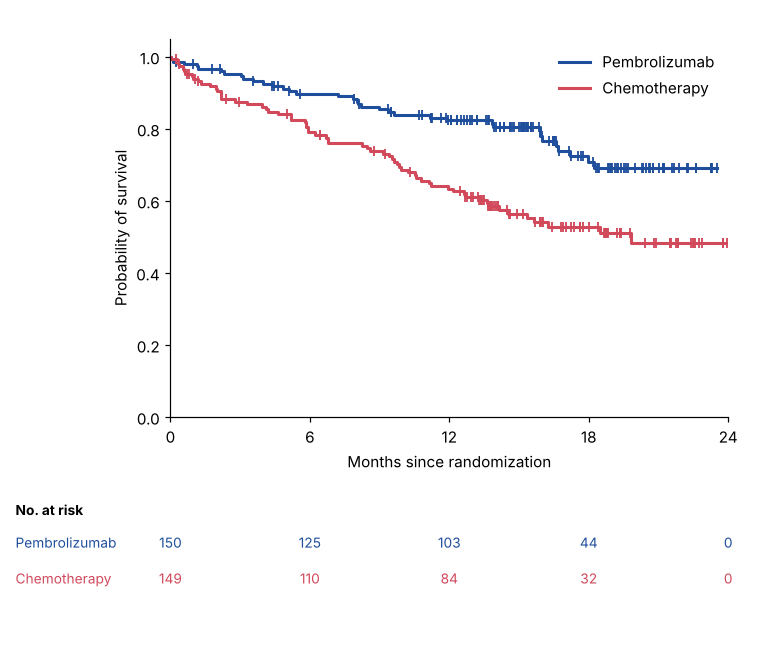
#> input picture priorart-lens/data/llm_test/synthetic/synthetic_1.png, 774 x 652 px
$ python -i rectify.py   (imports and definitions only)
#> lines starting #> are read from the running program, lines starting #| are printed output that depends on the picture; after the words box and inside, x2 and y2 are one past the last pixel; in counts of white or black regions, pixels touching at a corner belong together
"""Step 1: undo camera perspective.

Find the sheet of paper / screen (the biggest bright quadrilateral) and warp it
flat. Returns the flattened image and the homography photo -> flat, so results
can be projected back onto the original photo for the AR-style overlay.
"""
from __future__ import annotations

import cv2
import numpy as np


def _order_corners(pts: np.ndarray) -> np.ndarray:
    pts = pts.reshape(4, 2).astype(np.float32)
    s, d = pts.sum(1), np.diff(pts, axis=1).ravel()
    return np.float32([pts[s.argmin()], pts[d.argmin()], pts[s.argmax()], pts[d.argmax()]])


def find_page(img: np.ndarray, min_area_frac: float = 0.2):
    """Return 4 ordered corners of the page, or None if no clear page is found."""
#> called with min_area_frac = 0.2
    h, w = img.shape[:2]
#> h = 652; w = 774
    scale = 800 / max(h, w)
#> scale = 1.03
    small = cv2.resize(img, None, fx=scale, fy=scale) if scale < 1 else img.copy()
    s = scale if scale < 1 else 1.0
#> s = 1

    gray = cv2.cvtColor(small, cv2.COLOR_RGB2GRAY)
    gray = cv2.GaussianBlur(gray, (5, 5), 0)
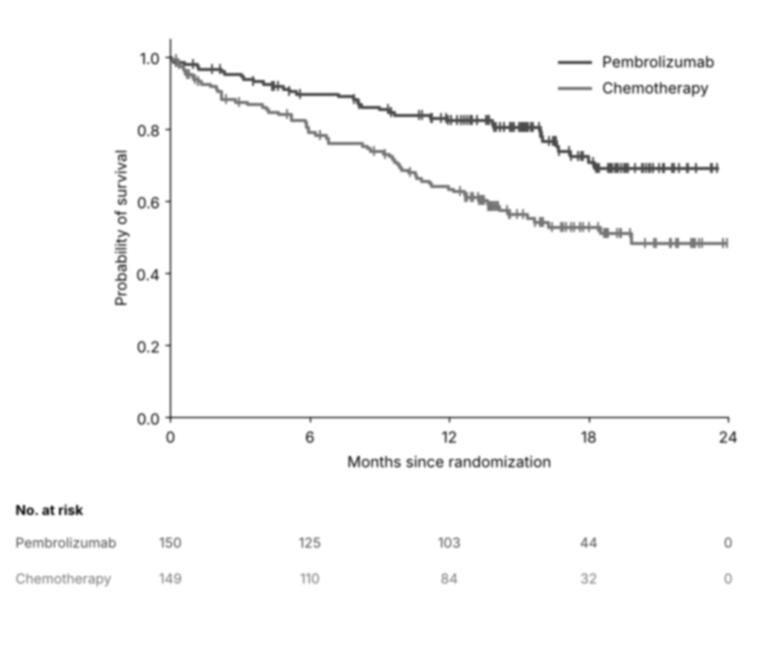
#> gray: shape (652, 774); min 34, max 255, mean 250.7
    # bright paper on darker background
    _, th = cv2.threshold(gray, 0, 255, cv2.THRESH_BINARY + cv2.THRESH_OTSU)
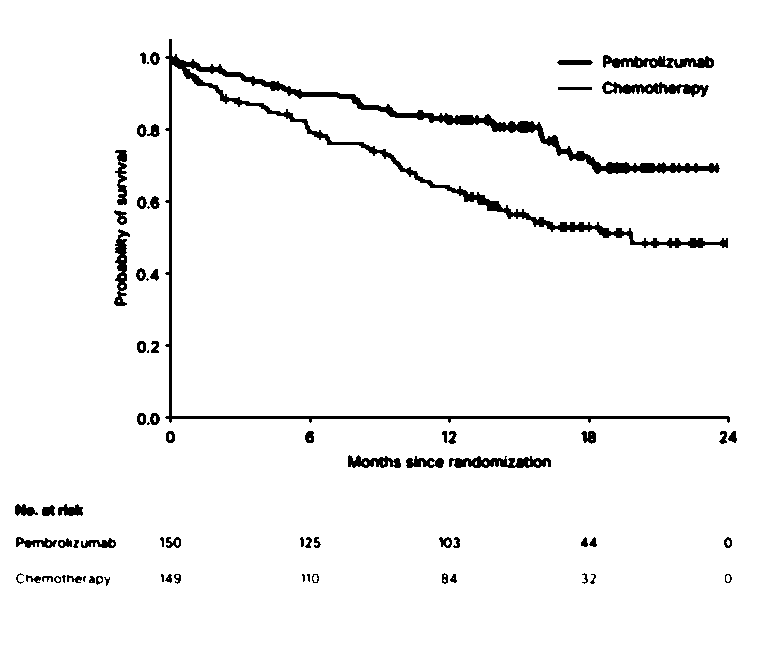
#> th: shape (652, 774); 96.2% white; 73 black regions (10 under 20 px), largest, box (x1, y1, x2, y2) and area: (165, 39, 730, 423) 10550, (603, 55, 714, 68) 863, (602, 81, 709, 97) 828
    th = cv2.morphologyEx(th, cv2.MORPH_CLOSE, np.ones((9, 9), np.uint8))
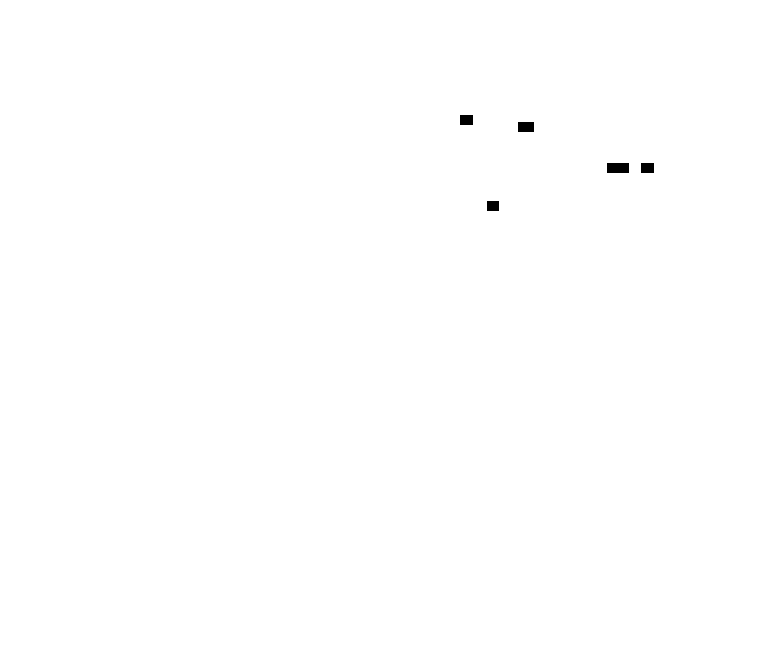
#> th: shape (652, 774); 99.8% white; 5 black regions, box (x1, y1, x2, y2) and area: (607, 163, 629, 173) 220, (518, 122, 534, 132) 160, (460, 115, 473, 125) 130, (641, 163, 654, 173) 130, (487, 201, 499, 211) 120
    contours, _ = cv2.findContours(th, cv2.RETR_EXTERNAL, cv2.CHAIN_APPROX_SIMPLE)
#> contours = [[[0, 0], [0, 651], [773, 651], [773, 0]]]
    best = None
    for c in sorted(contours, key=cv2.contourArea, reverse=True)[:5]:
        area = cv2.contourArea(c)
        if area < min_area_frac * small.shape[0] * small.shape[1]:
            break
        if area > 0.97 * small.shape[0] * small.shape[1]:
            continue  # whole frame: image is already flat
        approx = cv2.approxPolyDP(c, 0.02 * cv2.arcLength(c, True), True)
        if len(approx) == 4 and cv2.isContourConvex(approx):
            best = approx
            break
#> this loop made 1 pass
#> (c, area) on pass 1: ([[0, 0], [0, 651], [773, 651], [773, 0]], 503223)
    if best is None:
        return None
    return _order_corners(best / s)


def rectify(img: np.ndarray):
    """Flatten the page. Returns (flat_img, H_photo_to_flat, found: bool)."""
    corners = find_page(img)
    if corners is None:
        return img, np.eye(3), False
    tl, tr, br, bl = corners
    W = int(max(np.linalg.norm(tr - tl), np.linalg.norm(br - bl)))
    H = int(max(np.linalg.norm(bl - tl), np.linalg.norm(br - tr)))
    dst = np.float32([[0, 0], [W - 1, 0], [W - 1, H - 1], [0, H - 1]])
    M = cv2.getPerspectiveTransform(corners, dst)
    flat = cv2.warpPerspective(img, M, (W, H), flags=cv2.INTER_CUBIC)
    # flatten lighting a little so color thresholds behave
    return flat, M, True

>>> import cv2
>>> picture = cv2.cvtColor(cv2.imread('../data/llm_test/synthetic/synthetic_1.png'), cv2.COLOR_BGR2RGB)
>>> result = rectify(picture)

$ run again, on priorart-lens/data/llm_test/synthetic/synthetic_4.png
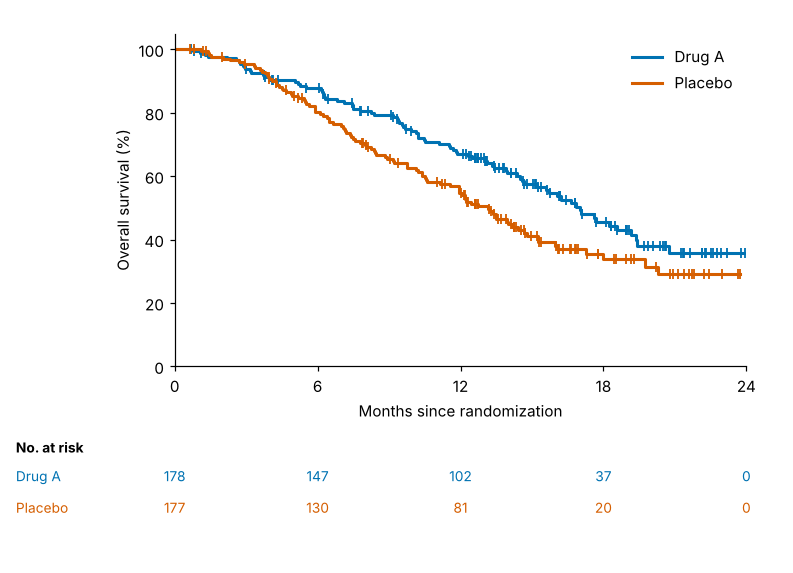
#> input picture priorart-lens/data/llm_test/synthetic/synthetic_4.png, 793 x 573 px
#> in find_page, `gray = cv2.cvtColor(small, cv2.COLOR_RGB2GRAY)`:
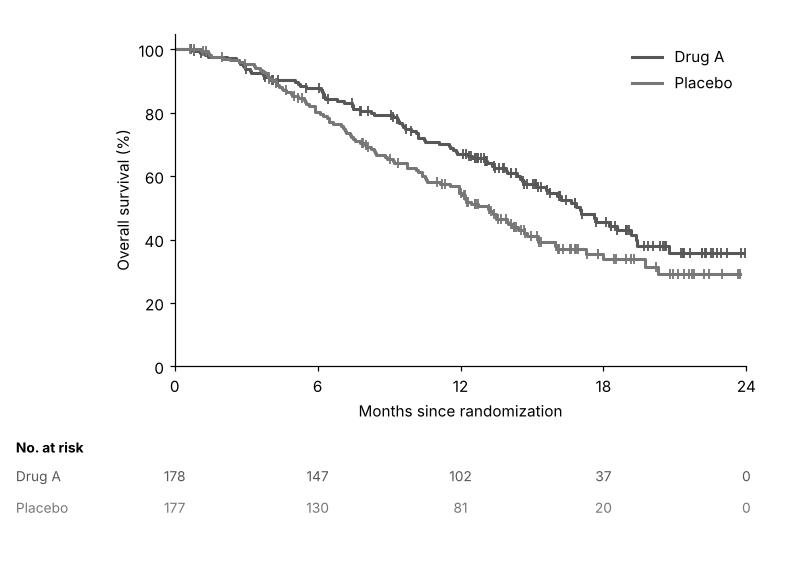
#> gray: shape (573, 793); min 0, max 255, mean 250.7
#> in find_page, `_, th = cv2.threshold(gray, 0, 255, cv2.THRESH_BINARY + cv2.THRESH_OTSU)`:
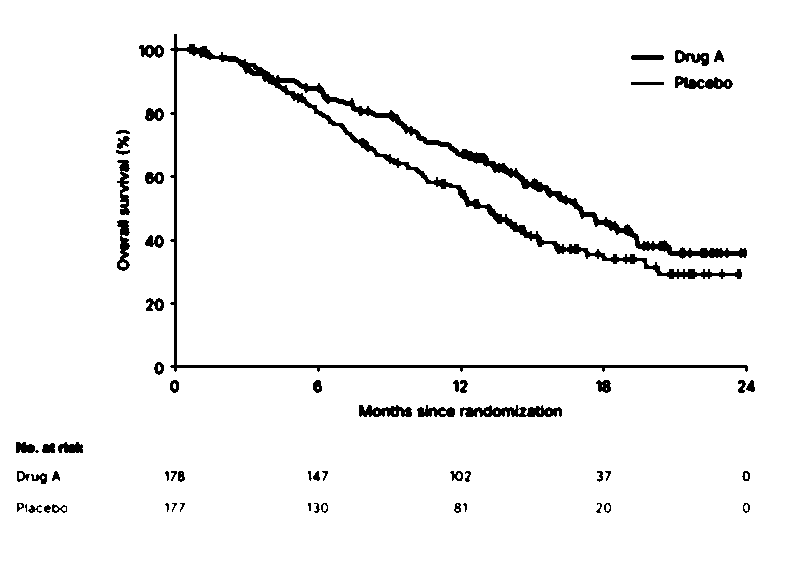
#> th: shape (573, 793); 96.2% white; 60 black regions (5 under 20 px), largest, box (x1, y1, x2, y2) and area: (170, 34, 748, 372) 10409, (460, 405, 562, 417) 791, (675, 76, 733, 89) 464
#> contours = [[[0, 0], [0, 572], [792, 572], [792, 0]]]
#> the loop in find_page, `for c in sorted(contours, key=cv2.contourArea, reverse=True)[:5]:` made 1 pass
#> (c, area) on pass 1: ([[0, 0], [0, 572], [792, 572], [792, 0]], 453024)
